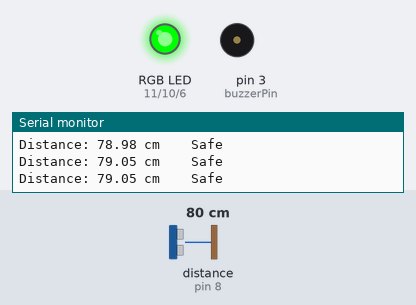
Simulated run of this sketch. Board: Arduino Uno, built with avr-gcc and run on an emulated ATmega328P. Shown: an RGB LED mixed from three pins (HIGH = lit), buzzer (waves = sounding), the last lines printed to the serial monitor. Wiring (inferred from the names in the program): ultrasonic range finder: trigger pin 9; echo pin 8. The inputs (shaded band) are chosen by the test bench; at power-on: distance to the obstacle (sensor on pin 8) 80 cm. The echo pulse lasts 58.3 µs per cm; pins used as bus, display or sensor lines are not drawn.

Above: at 1.2 s.
1.3 s: distance to the obstacle (sensor on pin 8) set to 12 cm
2.8 s: distance to the obstacle (sensor on pin 8) set to 9 cm
At 3.37 s:
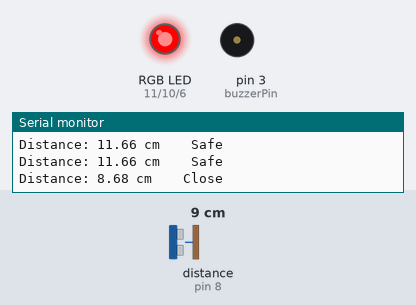
At 4.3 s:
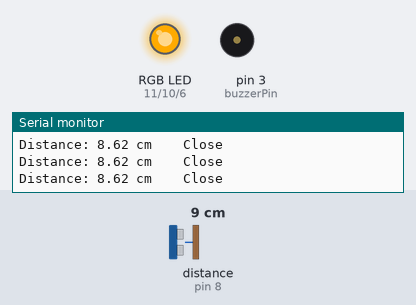
5.0 s: distance to the obstacle (sensor on pin 8) set to 18 cm
At 6.3 s:
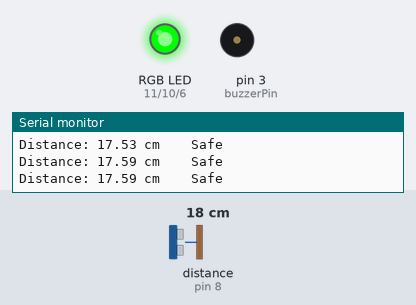
Timing chart, 0 to 8.0 s (numbered marks = the images above; inputs shaded):
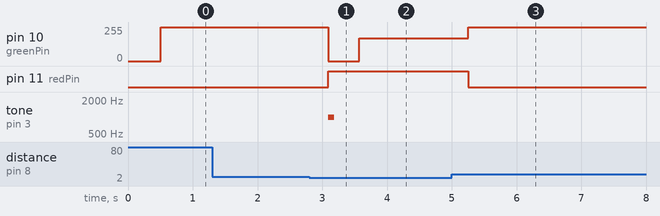

Measured:
- the behaviour switches between 11 and 10 cm on distance to the obstacle (sensor on pin 8) (found by bisection; images 0 and 1)
- after the input at 2.8 s, pin 10 (greenPin): 255/255 → 0/255 after 0.29 s, → 170/255 0.48 s later; pin 11 (redPin): LOW → HIGH after 0.29 s; tone on pin 3 (buzzerPin): silent → 1000 Hz after 0.29 s, → silent 0.10 s later
- after the input at 5.0 s, pin 10 (greenPin): 170/255 → 255/255 after 0.26 s; pin 11 (redPin): HIGH → LOW after 0.26 s

The sketch:

Midterm_Part1_ahussa8_ino.ino
```cpp
const int trigPin = 9;
const int echoPin = 8;

const int redPin = 11;
const int greenPin = 10;
const int bluePin = 6;

const int buzzerPin = 3;

float previousDistance = 0.0;
unsigned long previousMillis = 0;

const float velocityThreshold = 1.00;
float closestDist = 10.0;

void setColor(int red, int green, int blue) {
    analogWrite(redPin, red);
    analogWrite(greenPin, green);
    analogWrite(bluePin, blue);
}

float getDistance() {
  digitalWrite(trigPin, LOW);
  delayMicroseconds(2);

  digitalWrite(trigPin, HIGH);
  delayMicroseconds(10);
  digitalWrite(trigPin, LOW);

  long duration = pulseIn(echoPin, HIGH);
  float distance = duration * 0.034 / 2;
  return distance;
}

// New function: averages 5 distance readings
float getAverageDistance() {
  const int numReadings = 5;
  float sum = 0;
  for (int i = 0; i < numReadings; i++) {
    sum += getDistance();
    delay(35); // Small delay between readings
  }
  return sum / numReadings;
}

void setup() {
  pinMode(trigPin, OUTPUT);
  pinMode(echoPin, INPUT);

  pinMode(redPin, OUTPUT);
  pinMode(greenPin, OUTPUT);
  pinMode(bluePin, OUTPUT);

  pinMode(buzzerPin, OUTPUT);

  Serial.begin(9600);
}

void loop() {
  // Use the average of 5 readings for improved accuracy
  float currentDistance = getAverageDistance();
  unsigned long currentMillis = millis();

  // Initialize baseline values on the first loop iteration
  if (previousMillis == 0) {
    previousDistance = currentDistance;
    previousMillis = currentMillis;
    delay(100);
    return;
  }

  float dt = (currentMillis - previousMillis) / 1000.0;
  float velocity = (currentDistance - previousDistance) / dt;

  String status = "";

  if (currentDistance > 10) {
    status = "Safe";
    setColor(0, 255, 0);
    digitalWrite(buzzerPin, LOW);
    closestDist = 10.0;
  }
  else {
    if ((abs(velocity) > velocityThreshold) && (currentDistance < closestDist)) {
      status = "Close";
      setColor(255, 0, 0);
      tone(buzzerPin, 1000);
      delay(100);
      noTone(buzzerPin);
      delay(100);
      closestDist = currentDistance;
    }
    else {
      status = "Close";
      setColor(255, 170, 0);
      digitalWrite(buzzerPin, LOW);
      closestDist = currentDistance;
    }
  }

  Serial.print("Distance: ");
  Serial.print(currentDistance);
  Serial.print(" cm    ");
  Serial.println(status);

  previousDistance = currentDistance;
  previousMillis = currentMillis;

  delay(100);
}
```
